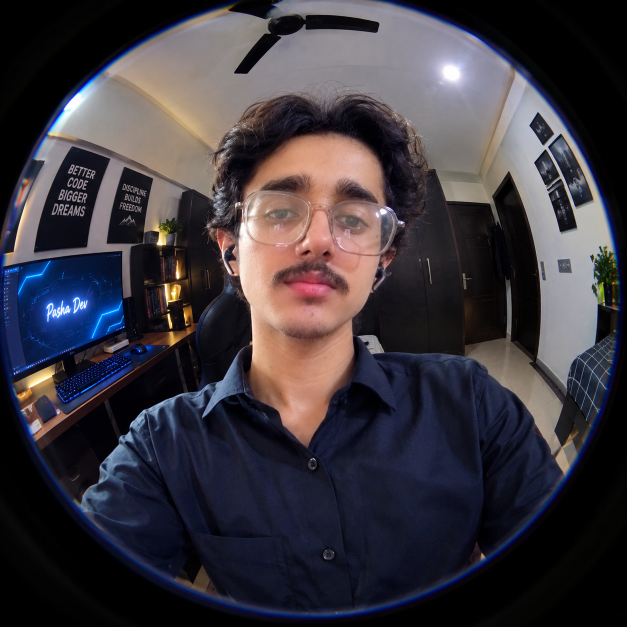
#> input picture Fisheye Selfie in a Tech Bedroom.png, 1254 x 1254 px (shown at 1/2 size)
$ python rebuild_all_luxury.py
#> lines starting #> are read from the running program, lines starting #| are printed output that depends on the picture
"""
Luxury Edition SVG & Asset Generator for Pasha Dev (Muhammad Mubashar)
Obsidian & Luminous Cyber Amethyst / Royal Indigo / Ice Cyan Palette
Zero-overlap hero portrait layout, studio-enhanced portrait grading,
and rock-solid XML validation.
"""

import os
import base64
from io import BytesIO
from PIL import Image, ImageEnhance
import xml.etree.ElementTree as ET

WORKSPACE_DIR = os.path.dirname(os.path.dirname(os.path.abspath(__file__)))
ASSETS_DIR = os.path.join(WORKSPACE_DIR, "assets")
PROFILE_DIR = os.path.join(WORKSPACE_DIR, "profile")
os.makedirs(ASSETS_DIR, exist_ok=True)
os.makedirs(PROFILE_DIR, exist_ok=True)


# ─────────────────────────────────────────────────────────────────────────────
# 1. OPTIMIZE & BASE64 ENCODE USER PORTRAIT WITH STUDIO GRADING
# ─────────────────────────────────────────────────────────────────────────────
def get_user_portrait_base64():
    selfie_path = os.path.join(WORKSPACE_DIR, "Fisheye Selfie in a Tech Bedroom.png")
    if not os.path.exists(selfie_path):
        raise FileNotFoundError(f"Missing {selfie_path}")

    im = Image.open(selfie_path)
#> im is the input picture: PIL image 1254x1254 RGB; mean R, G, B 59.8, 55.1, 62.3
    # Crop around user's face, glasses, dark shirt, and background tech monitor
    cropped = im.crop((160, 100, 1100, 1160)).resize((480, 540), Image.Resampling.LANCZOS)
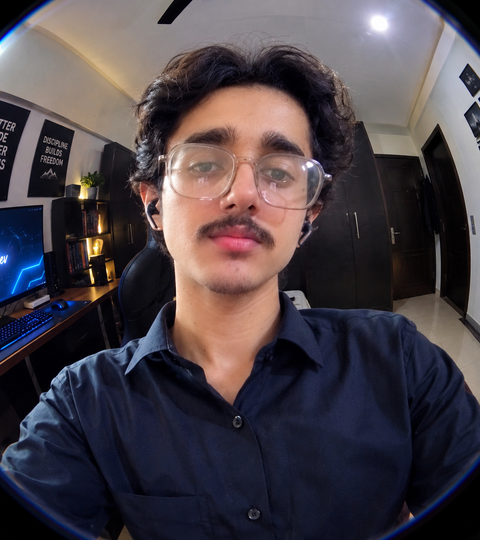
#> cropped: PIL image 480x540 RGB; mean R, G, B 73.3, 65.1, 71.6

    # Studio grade: gently enhance contrast & brightness for rich natural skin tones
    contrast = ImageEnhance.Contrast(cropped).enhance(1.08)
    enhanced = ImageEnhance.Brightness(contrast).enhance(1.03)
#> (the rest of the program and of its run is left out)
